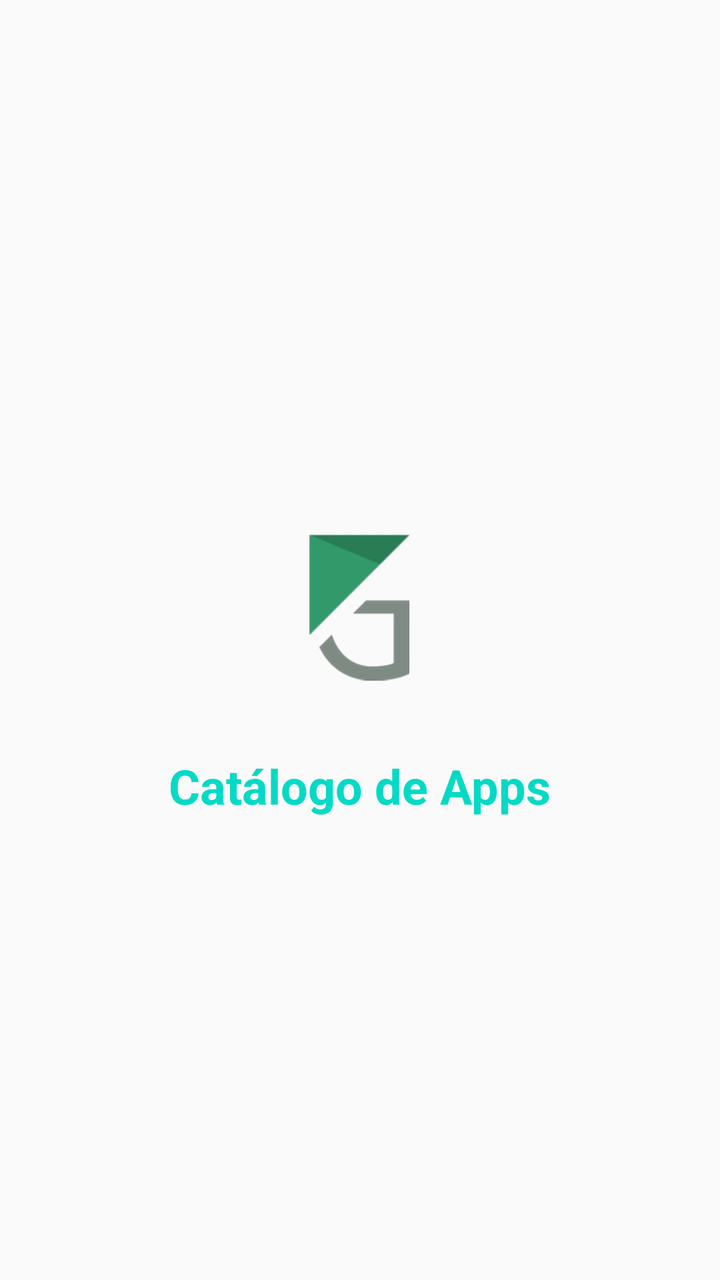
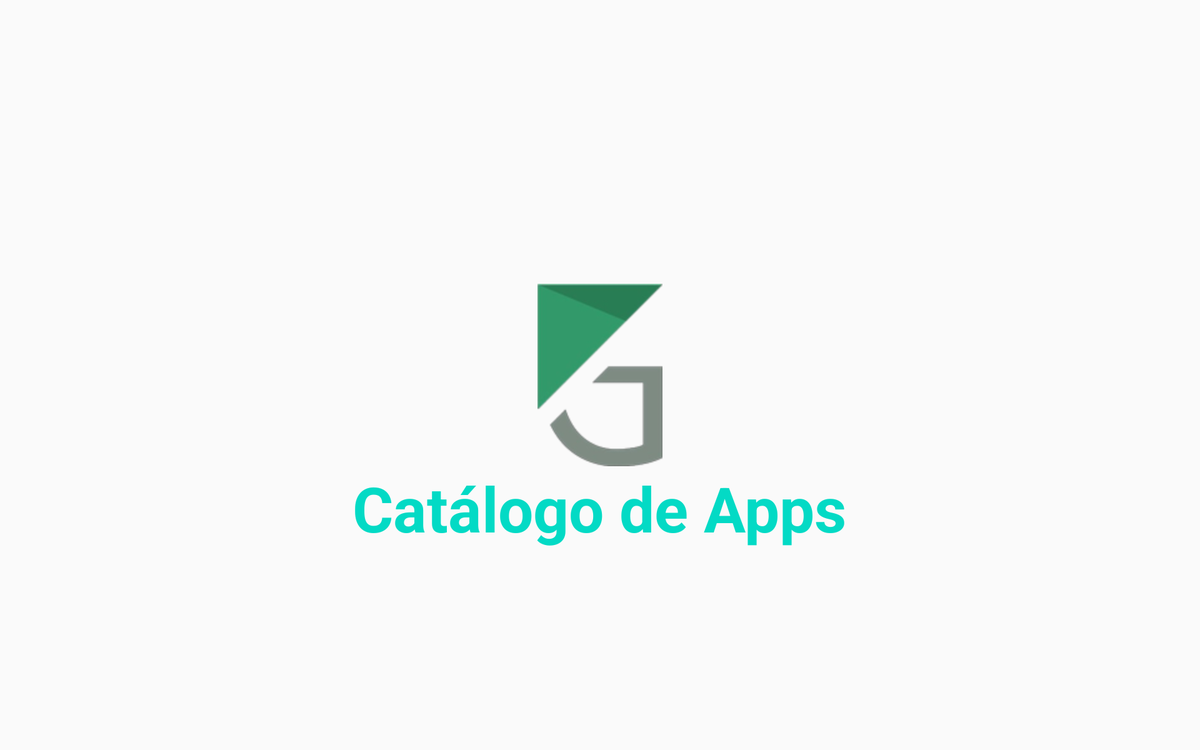

Compare how this app lays out the same screen by default and in its alternative resource folder. The renders come first, then the two layout files and the values they reference.
<!-- AndroidManifest.xml: activity theme SplashTheme -->
<!-- res/layout/activity_splash.xml -->
<?xml version="1.0" encoding="utf-8"?>
<RelativeLayout xmlns:android="http://schemas.android.com/apk/res/android"
    android:layout_width="match_parent"
    android:layout_height="match_parent"
    android:paddingBottom="@dimen/activity_vertical_margin"
    android:paddingLeft="@dimen/activity_horizontal_margin"
    android:paddingRight="@dimen/activity_horizontal_margin"
    android:paddingTop="@dimen/activity_vertical_margin">

    <LinearLayout
        android:layout_width="wrap_content"
        android:layout_height="wrap_content"
        android:layout_centerInParent="true"
        android:orientation="vertical">

        <ImageView
            android:id="@+id/logo"
            android:layout_width="@dimen/activity_logo"
            android:layout_height="wrap_content"
            android:layout_gravity="center_horizontal"
            android:src="@drawable/grability" />

        <TextView
            android:layout_width="wrap_content"
            android:layout_height="wrap_content"
            style="@style/TxtTitulo1"
            android:text="@string/txt_splash" />
    </LinearLayout>
</RelativeLayout>
<!-- resources referenced by this layout -->
<resources>
  <dimen name="activity_horizontal_margin">16dp</dimen>
  <dimen name="activity_logo">50dp</dimen>
  <dimen name="activity_vertical_margin">16dp</dimen>
  <!-- drawable grability: png bitmap (drawable, 8668 bytes) -->
  <string name="txt_splash">Catálogo de Apps</string>
  <style name="TxtTitulo1">
          <item name="android:textSize">@dimen/activity_title1</item>
          <item name="android:textColor">@color/colorAccent</item>
          <item name="android:textStyle">bold</item>
      </style>
  <style name="SplashTheme" parent="Theme.AppCompat.Light.NoActionBar">
          <item name="colorPrimary">@color/colorPrimary</item>
          <item name="colorPrimaryDark">@color/colorPrimaryDark</item>
          <item name="colorAccent">@color/colorAccent</item>
      </style>
  <dimen name="activity_title1">24sp</dimen>
</resources>
<!-- res/layout-large-land/activity_splash.xml (the repository's variant of the layout above) -->
<!-- drawn on a 7-inch tablet turned sideways -->
<?xml version="1.0" encoding="utf-8"?>
<RelativeLayout xmlns:android="http://schemas.android.com/apk/res/android"
    android:layout_width="match_parent"
    android:layout_height="match_parent"
    android:paddingBottom="@dimen/activity_vertical_margin"
    android:paddingLeft="@dimen/activity_horizontal_margin"
    android:paddingRight="@dimen/activity_horizontal_margin"
    android:paddingTop="@dimen/activity_vertical_margin">

    <LinearLayout
        android:id="@+id/lylogo"
        android:layout_width="wrap_content"
        android:layout_height="wrap_content"
        android:layout_centerInParent="true"
        android:orientation="horizontal">

        <ImageView
            android:id="@+id/logo"
            android:layout_width="@dimen/activity_logo_land"
            android:layout_height="wrap_content"
            android:layout_gravity="center_horizontal"
            android:src="@drawable/grability"/>

    </LinearLayout>

    <LinearLayout
        android:layout_width="wrap_content"
        android:layout_height="wrap_content"
        android:layout_centerInParent="true"
        android:orientation="horizontal"
        android:layout_below ="@id/lylogo" >

        <TextView
            android:layout_width="wrap_content"
            android:layout_height="wrap_content"
            style="@style/TxtTitulo2"
            android:text="@string/txt_splash"/>
    </LinearLayout>

</RelativeLayout>
<!-- resources referenced by the variant -->
<!-- as a 7-inch tablet turned sideways resolves them -->
<resources>
  <dimen name="activity_horizontal_margin">16dp</dimen>
  <dimen name="activity_logo_land">200dp</dimen>
  <dimen name="activity_vertical_margin">16dp</dimen>
  <!-- drawable grability: png bitmap (drawable, 8668 bytes) -->
  <string name="txt_splash">Catálogo de Apps</string>
  <style name="TxtTitulo2">
          <item name="android:textSize">@dimen/activity_title2</item>
          <item name="android:textColor">@color/colorAccent</item>
          <item name="android:textStyle">bold</item>
      </style>
  <style name="SplashTheme" parent="Theme.AppCompat.Light.NoActionBar">
          <item name="colorPrimary">@color/colorPrimary</item>
          <item name="colorPrimaryDark">@color/colorPrimaryDark</item>
          <item name="colorAccent">@color/colorAccent</item>
      </style>
  <dimen name="activity_title2">50sp</dimen>
</resources>
